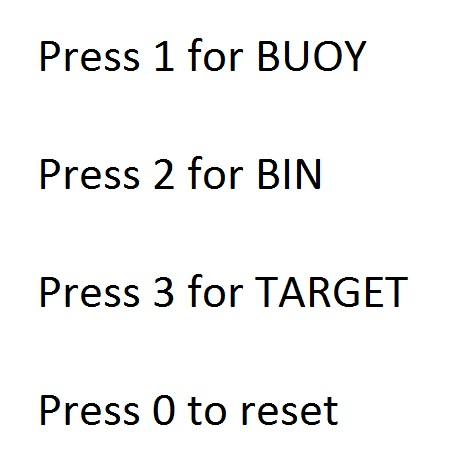
#> input picture annotator/instructions.jpg, 450 x 473 px
$ python image_pipeline.py annotator/instructions.jpg annotator/instructions.jpg out   (older library calls are emulated)
#> lines starting #> are read from the running program, lines starting #| are printed output that depends on the picture
#> further down, img is the input picture: shape (473, 450, 3); mean B, G, R 242.6, 242.7, 242.7
### preproc_alex/preprocess_noROS.py
#!/usr/bin/env python
import numpy as np
import cv2
import sys
import math


"""
    function process:
    will take an image and process it using the following steps
    1. Downsample the image to 150 by 200. (Optionally can be sampled to any x length retaining original aspect ratio)
    2. Run some filters including white balancing
    3. Calculate weight maps
    4. fuse
    Uses the algorithm mentioned in the paper:https://doclib.uhasselt.be/dspace/bitstream/1942/13914/1/CVPR_underwater_final.pdf
"""

# [8 lines left out: function processWithoutROSConnection, not called in this run]

def process(img,exportAllImages=False):
#> called with exportAllImages = False
    image = img
    image = np.float32(image)
    image,_ = downsample(image)
    equi_img = image*(2.0/4.0)#halves the intensities
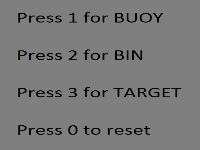
#> equi_img: shape (150, 200, 3) float32; mean B, G, R 121.3, 121.4, 121.3
    size_w = np.shape(equi_img)[0]#width
#> size_w = 150
    size_l = np.shape(equi_img)[1]#length
#> size_l = 200
    i1 = grayworld(equi_img)#creates the first input
    equi_img = np.float32(equi_img)#convert the image back into float32
    i2 = cv2.bilateralFilter(equi_img,11,size_w,size_l)#input 2 created by bilateral filter
    i2 = equalhist(i2)#equalize histogram
    fused = fusion(i1,i2)
    if exportAllImages:
        compare = np.hstack([image,fused])
        cv2.imwrite("compare.jpg",compare)
        cv2.imwrite("final.jpg",fused)
        cv2.imwrite("i1.jpg",i1)
        cv2.imwrite("i2.jpg",i2)
    return fused
    print "Done!"

def downsample(source,scaleTo=150,forceDim=True):
    #
    # Takes an image source and scales the image to a height
    # of scaleTo (in pixels).
    #
    scale = float(1/float(source.shape[0]))
    if forceDim:
        out_size = (200, 150) #explicit rescale
    else:
        out_size = (int(source.shape[1]*scaleTo*scale),scaleTo) #scale to that varies based on original aspect ratio

    output = cv2.resize(source,out_size)
    return output, scale

#grayworld
#take image and split into 3 channels
#sum up the intensities in the image, and put them in a 3-tuple where first
#element is the sum of the intensities of the red channel etc.
#create illumination factor for each channel by taking the earlier sum and
#using sum/(area of the image)
# use the illumination factor and create a scaling factor which is  the mean of
# all the illuminaton factors
# calculate new pixel values according to new = old*scale/illum for each channel
# return new image
def grayworld(image):
    b,g,r = cv2.split(image)
    imsum = cv2.sumElems(image)
#> imsum = (3639087.6, 3641405.5, 3640487.4, 0)
    illum = [i/(np.shape(image)[0]*np.shape(image)[1]) for i in imsum]
#> illum = [121.3, 121.4, 121.3, 0]
    scale = (illum[0]+illum[1]+illum[2])/3
#> scale = 121.3
    r = (r*scale)*(1/illum[2])
    g = (g*scale)*(1/illum[1])
    b = (b*scale)*(1/illum[0])
    gryw = cv2.merge((b,g,r))
    return gryw
#histogram equalization
#perform contrast adaptive histogram equalization by using similar pixels and
#creating an averaged picture
#see opencv docs on Contrast Adaptive Histogram Equalization(clahe) for more info
def equalhist(image):
    b,g,r = cv2.split(image)
    b,g,r = np.uint8(b),np.uint8(g),np.uint8(r)
    clahe= cv2.createCLAHE(clipLimit = 8,tileGridSize = (3,3))
    eb,eg,er = clahe.apply(b),clahe.apply(g),clahe.apply(r)
    req = cv2.merge((eb,eg,er))
    return req
#WIP
#calculatiion of the weight maps for the fusion process

#Laplacian weight
#find the luminance channel of each image
#create a laplacian of the channel
#take the absoulute value of the two laplacians to create the fusion weights
def laplacian_weight(img):
    img = np.float32(img)
    lap_img = cv2.cvtColor(img,cv2.COLOR_RGB2HSV)
    vlp = cv2.Laplacian(lap_img[:,:,2],cv2.CV_32F)
    return vlp
def wlc(img):
    img = np.float32(img)
    lim2 = cv2.cvtColor(img,cv2.COLOR_RGB2HSV)
#> lim2: shape (150, 200, 3) float32; mean H, S, V 290.2, 0, 121.9
    gauss_lim2 = cv2.GaussianBlur(lim2[:,:,2],(5,5),1)
    return lim2[:,:,2]-gauss_lim2
def wexposed(img):
    img = np.float32(img)
    limg = cv2.cvtColor(img,cv2.COLOR_RGB2HSV)
    img = limg[:,:,2]
#> img: shape (150, 200) float32
    #default sigma
    sigma = 0.25
    ref = np.zeros(np.shape(img))
    ref.fill(0.5)
#> ref: shape (150, 200) float64; every value is 0.5
    diff = img-ref
    scaled = diff*(1/(-2*(sigma*sigma)))
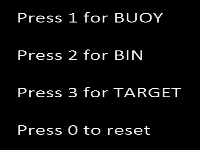
#> scaled: shape (150, 200) float64; min -1016.3, max 3.15, mean -971.5; drawn with min black and max white
    weight = np.exp(scaled)
    return weight
# [5 lines left out: function saliency_weight_map, not called in this run]

#Fusion step
# takes two images returns one
# performs weighted addition
def fusion(im1,im2):
    lcm = wlc(im1)
    exw = wexposed(im1)
    lw = laplacian_weight(im1)
    norm_weight = (exw+lw)/2

    lcm2 = wlc(im2)
#> in wlc (call 2), `lim2 = cv2.cvtColor(img,cv2.COLOR_RGB2HSV)`: lim2: shape (150, 200, 3) float32; mean H, S, V 223.9, 0, 152
#> in wlc (call 2), `gauss_lim2 = cv2.GaussianBlur(lim2[:,:,2],(5,5),1)`:
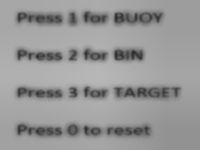
#> gauss_lim2: shape (150, 200) float32; min 38.87, max 183.7, mean 152
#> in wlc (call 2), `return lim2[:,:,2]-gauss_lim2`:
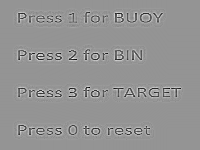
#> returned value: shape (150, 200) float32; min -89.37, max 64.41, mean 0; drawn with min black and max white
    exw2 = wexposed(im2)
#> in wexposed (call 2), `scaled = diff*(1/(-2*(sigma*sigma)))`:
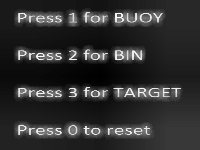
#> scaled: shape (150, 200) float64; min -1468, max -92, mean -1212.1; drawn with min black and max white
    lw2 = laplacian_weight(im2)

    norm_weight2 = (exw2+lw2)/2
    im1_split = []
    im2_split = []
    f1 = []

    for a,b in zip(np.transpose(im1),np.transpose(im2)):
        im1_split.append(a)
        im2_split.append(b)
#> this loop made 3 passes
#> after the loop, im1_split = 3 items; im2_split = 3 items
    for x,y in zip(im1_split,im2_split):
        x = np.transpose(x)
        y = np.transpose(y)
        #fused = np.multiply(x,norm_weight)+np.multiply(y,norm_weight2)
        fused = x+y
        f1.append(fused)
#> this loop made 3 passes
#> pass 1, in fusion, `fused = x+y`:
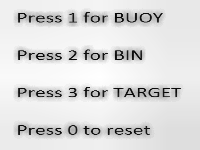
#> fused: shape (150, 200) float32; min 10, max 311.5, mean 272.5; drawn with min black and max white
#> after the loop, f1 = 3 items
    fused = cv2.merge((f1[0],f1[1],f1[2]))
#> fused: shape (150, 200, 3) float32
    return fused

### features/ImageFeatures.py
import numpy as np
import cv2
import os
import sys

__author__ = "Jey Kumar"


class ImageFeatures(object):
    """ImageFeatures class"""
    def __init__(self, img, hessian=350):
        self.img = cv2.cvtColor(img, cv2.COLOR_BGR2GRAY) # Load image in B/W
        self.img_colour = img # Load image in colour
        #Added compatibility for opencv 3.X
        if "3." in cv2.__version__:
        	self.surf = cv2.xfeatures2d.SURF_create(hessianThreshold=hessian,upright=True)
        else:
        	self.surf = cv2.SURF(hessian) # Higher threshold returns fewer keypoints (kp)
        	self.surf.getupright = True # 'True' will ignore orientation of kp to increase speed
        self.des = self.get_features(self.img) # Stores feature descriptors

    # [28 lines left out: functions resize, get_features, draw_kp_circles, display, not called in this run]

    def save_output(self, img, filename):
        # Save output
        cv2.imwrite(filename, img)

    def flatten(self, img):
        # Returns flattened 1-D vector in form of [B1,G1,R1,B2,G2,R2,...]
        return img.flatten()

    # [35 lines left out: functions filter_kp_in_window, compute_avg_des, vectorize_window, not called in this run]


class ImageFeaturesLabelled(ImageFeatures):
    def __init__(self, img, annotation, output, hessian=350):
        ImageFeatures.__init__(self, img, hessian)
        self.roi = self.read_annotation(annotation) # regions of interest
        self.filename_annotation = annotation
        self.directory_output = output

    # [76 lines left out: functions read_annotation, label_des, dump_data, not called in this run]

# [11 lines that do not run on import are left out]

### image_pipeline.py
from annotator import Annotator
from features import ImageFeatures
from preproc_alex import preprocess_noROS as preprocess

import cv2
import sys

__author__ = "Jey Kumar"

# Load image
filename_img = sys.argv[1]
img = cv2.imread(filename_img)

# Preprocess image
img_preproc = preprocess.process(img)
img_preproc = cv2.convertScaleAbs(img_preproc) # Convert image to CV_8U to avoid bugs with imshow
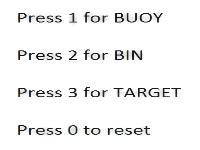
#> img_preproc: shape (150, 200, 3); mean of channels 0, 1, 2 243.1, 243.3, 243.1; drawn as B, G, R

# Write feature descriptors to text files (given annotation data)
filename_annotation = sys.argv[2]
directory_output = sys.argv[3]
features = ImageFeatures.ImageFeaturesLabelled(img, filename_annotation, directory_output)
#> (the run stopped early here; a loop or call above may not have finished)
